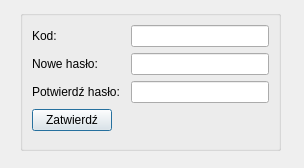
<?xml version="1.0" encoding="UTF-8"?>
<ui version="4.0">
 <class>Okno_odzyskajHaslo</class>
 <widget class="QDialog" name="Okno_odzyskajHaslo">
  <property name="geometry">
   <rect>
    <x>0</x>
    <y>0</y>
    <width>304</width>
    <height>168</height>
   </rect>
  </property>
  <property name="windowTitle">
   <string>OdzyskajHaslo</string>
  </property>
  <widget class="QGroupBox" name="groupBox">
   <property name="geometry">
    <rect>
     <x>20</x>
     <y>10</y>
     <width>261</width>
     <height>141</height>
    </rect>
   </property>
   <property name="title">
    <string/>
   </property>
   <layout class="QFormLayout" name="formLayout">
    <item row="0" column="0">
     <widget class="QLabel" name="label">
      <property name="text">
       <string>Kod: </string>
      </property>
     </widget>
    </item>
    <item row="0" column="1">
     <widget class="QLineEdit" name="kod"/>
    </item>
    <item row="1" column="0">
     <widget class="QLabel" name="label_2">
      <property name="text">
       <string>Nowe hasło:        </string>
      </property>
     </widget>
    </item>
    <item row="1" column="1">
     <widget class="QLineEdit" name="haslo1">
      <property name="echoMode">
       <enum>QLineEdit::Password</enum>
      </property>
     </widget>
    </item>
    <item row="3" column="0">
     <widget class="QPushButton" name="button_zatwierdz">
      <property name="text">
       <string>Zatwierdź</string>
      </property>
     </widget>
    </item>
    <item row="2" column="0">
     <widget class="QLabel" name="label_3">
      <property name="text">
       <string>Potwierdź hasło:</string>
      </property>
     </widget>
    </item>
    <item row="2" column="1">
     <widget class="QLineEdit" name="haslo2">
      <property name="echoMode">
       <enum>QLineEdit::Password</enum>
      </property>
     </widget>
    </item>
   </layout>
  </widget>
 </widget>
 <resources/>
 <connections/>
</ui>
